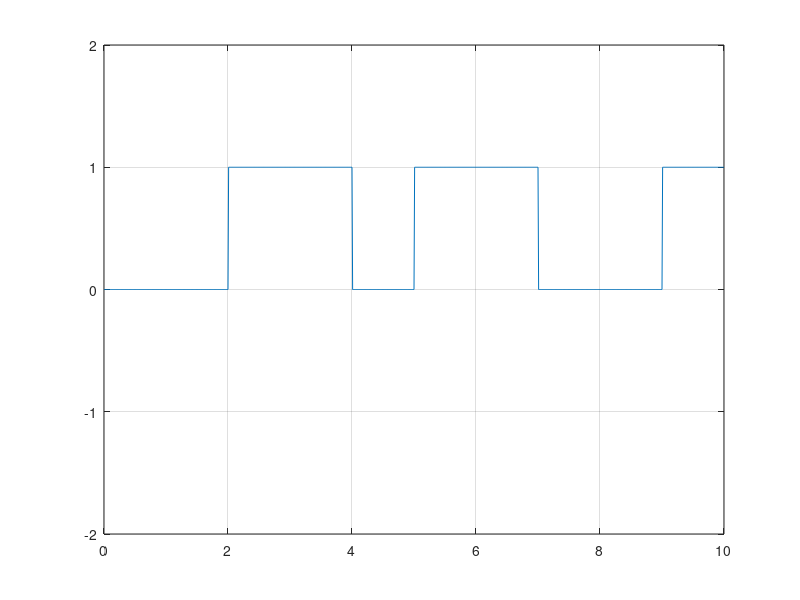

The MATLAB source for this figure:
%Unipolar NRZ Line code
clc;
clear all;
N=10;
n=randi([0 1],1, N)
%Unipolar mapping
for m=1:N
    if n(m)==1
        nn(m)=1;
    else 
        nn(m)=0;
    end
    
end
%Pulse shaping
i=1;
t=0:0.01:length(n);
for j=1:length(t)
    if t(j)<=i
        y(j)=nn(i);
    else
        i=i+1;
        y(j)=nn(i);
    end
end
plot(t,y); grid on;
axis([0 N -2 2]);
    